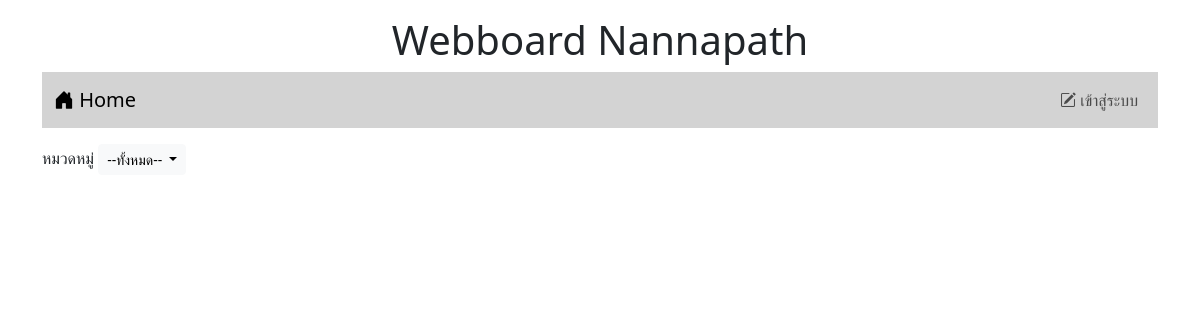
/, run on an earlier commit of the app's database.
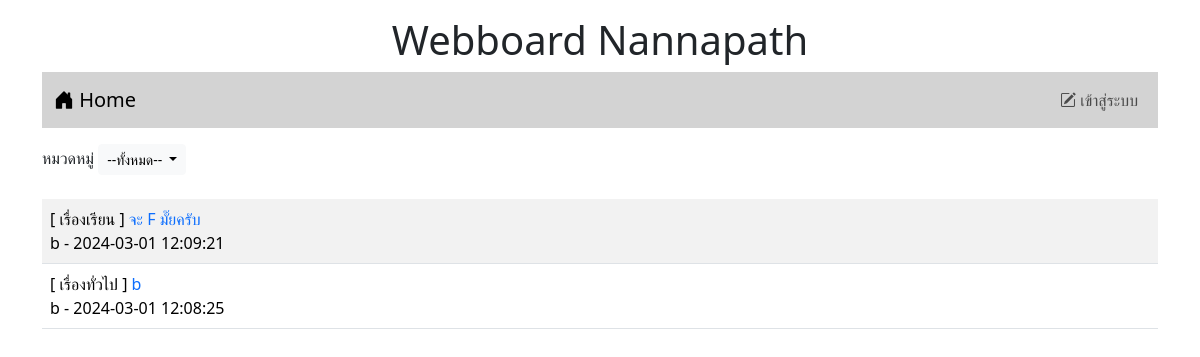
And on a later commit of the database.
### tables this page shows
CREATE TABLE `post` (
  `id` int(11) NOT NULL,
  `title` varchar(128) NOT NULL,
  `content` varchar(2048) NOT NULL,
  `post_date` datetime NOT NULL,
  `cat_id` int(11) NOT NULL,
  `user_id` int(11) NOT NULL
);

CREATE TABLE `category` (
  `id` int(11) NOT NULL,
  `name` varchar(32) NOT NULL
);

CREATE TABLE `user` (
  `id` int(11) NOT NULL,
  `login` varchar(32) NOT NULL,
  `password` varchar(64) NOT NULL,
  `name` varchar(64) NOT NULL,
  `gender` char(1) NOT NULL,
  `email` varchar(32) NOT NULL,
  `role` char(1) NOT NULL
);

### index.php (the view, shortened to what this page needs)
<!DOCTYPE html>
<html lang="en">
<head>
    <link href="https://cdn.jsdelivr.net/npm/bootstrap@5.3.2/dist/css/bootstrap.min.css" rel="stylesheet">
    <link rel="stylesheet" href="https://cdn.jsdelivr.net/npm/bootstrap-icons@1.11.3/font/bootstrap-icons.min.css">
</head>
<body>
    <div class="container-lg">
        <h1 style="text-align: center;" class="mt-3">Webboard Nannapath</h1>
        <?php include "nav.php" ?>
        <div class="mt-3 d-flex justify-content-between">
            <div>
                <label>หมวดหมู่</label>
                <span class="dropdown">
                <?php
                        if (isset($_GET['id']) && !empty($_GET['id'])){
                            $conn = new PDO("mysql:host=localhost;dbname=webboard;charset=utf8", "root", "");
                            $sql = "SELECT * FROM category as c
                                    WHERE c.id = {$_GET['id']}";
                            foreach ($conn->query($sql) as $row) {
                        ?>
                            <button class="btn btn-light btn-sm dropdown-toggle" type="button" data-bs-toggle="dropdown" aria-expanded="false">
                                <?=$row['name']?>
                            </button>
                        <?php
                            }
                        }else{
                        ?>
                            <button class="btn btn-light btn-sm dropdown-toggle" type="button" data-bs-toggle="dropdown" aria-expanded="false">
                                --ทั้งหมด--
                            </button>
                        <?php
                        }
                    ?>
                </span>
            </div>
        </div>
        <table class="table table-striped mt-4">
            <?php
            $conn = new PDO("mysql:host=localhost;dbname=webboard;charset=utf8", "root", "");
            $sql = "SELECT t3.name, t1.title, t1.id,t1.user_id,t2.login, t1.post_date FROM post AS t1
                INNER JOIN user AS t2 ON (t1.user_id=t2.id)
                INNER JOIN category AS t3 ON (t1.cat_id=t3.id)";
            $sql .= " ORDER BY t1.post_date DESC";
            $result = $conn->query($sql);
            while ($row = $result->fetch()) {
                echo "<tr>
                            <td class='d-flex justify-content-between'>
                            <div>  [ {$row['name']} ]
                                <a href='post.php?id={$row['id']}' style='text-decoration:none'> {$row['title']} </a>
                                <br>
                                {$row['login']} - {$row['post_date']}  </div>  ";
                echo "</td> </tr>";
            }
            ?>
        </table>
    </div>
</body>
</html>

### nav.php (shortened to what this page needs)
<nav class="navbar navbar-expand-lg" style="background-color: #d3d3d3;">
        <div class="container-fluid ">
            <a class="navbar-brand" href="index.php"><i class="bi bi-house-door-fill"></i> Home</a>
            <ul class="navbar-nav">
                <?php
                    if(!isset($_SESSION['id'])){
                ?>
                    <li class="nav-item">
                        <a class="nav-link" aria-current="page" href="login.php"><i class="bi bi-pencil-square"></i> เข้าสู่ระบบ</a>
                    </li>
                <?php
                    }
                ?>
            </ul>
        </div>
</nav>

What changed in the data, as far as the page shows it:
added post: category.name "เรื่องเรียน", title "จะ F มั๊ยครับ", user.login "b", post_date "2024-03-01 12:09:21"
added post: category.name "เรื่องทั่วไป", title "b", user.login "b", post_date "2024-03-01 12:08:25"
